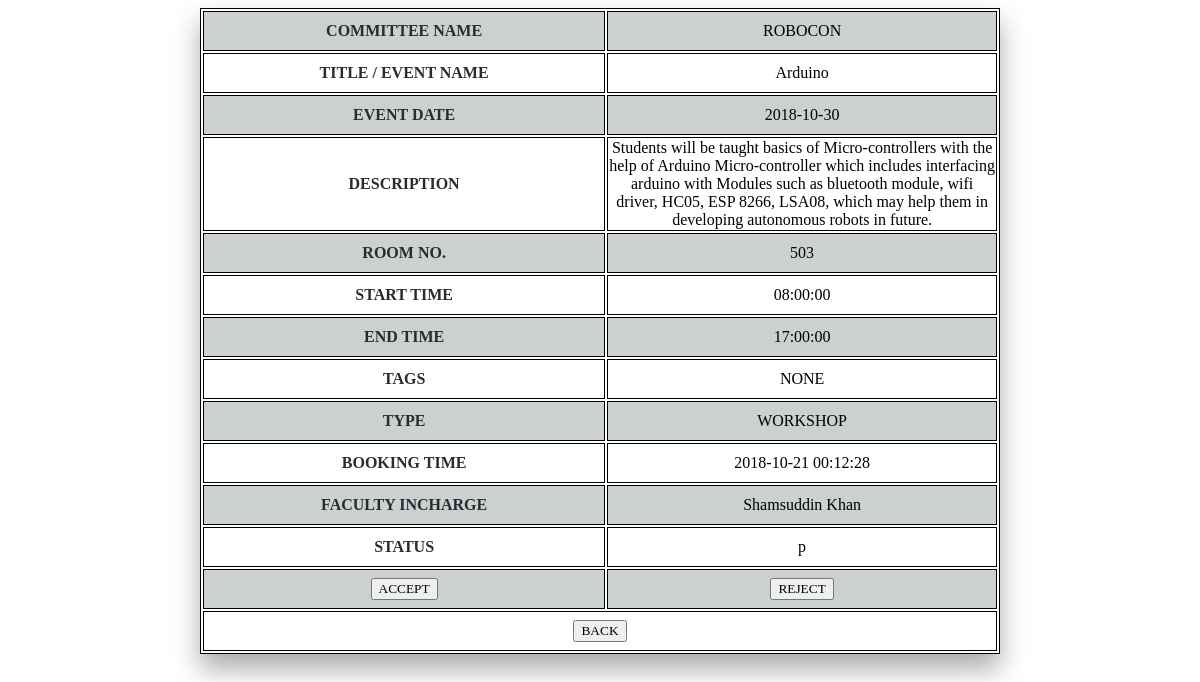
The app's page /php/user_homepage/admin_event_details.php?event_id=4 (signed in) with its own data.
### tables this page shows
CREATE TABLE `event_detail` (
  `eid` int(11) NOT NULL,
  `title` varchar(30) DEFAULT NULL,
  `description` varchar(1000) DEFAULT NULL,
  `tags` varchar(10) DEFAULT NULL,
  `type` varchar(10) DEFAULT NULL,
  `status` char(1) DEFAULT NULL,
  `uid` int(11) DEFAULT NULL,
  `room_no` varchar(10) DEFAULT NULL
);

CREATE TABLE `user` (
  `uid` int(11) NOT NULL,
  `comm_name` varchar(20) DEFAULT NULL,
  `comm_head` varchar(20) DEFAULT NULL,
  `fac_head` varchar(20) DEFAULT NULL,
  `pswd` varchar(128) DEFAULT NULL,
  `type_of_user` char(1) DEFAULT NULL
);

CREATE TABLE `booking_detail` (
  `eid` int(11) DEFAULT NULL,
  `room_no` varchar(10) DEFAULT NULL,
  `start_time` time DEFAULT NULL,
  `end_time` time DEFAULT NULL,
  `event_date` date DEFAULT NULL,
  `booking_time` datetime DEFAULT NULL
);

### data/get_tables.php (called while the page is built, shortened)
<?php
    function get_json_data($qry){
        $mysqli = new mysqli(host, db_uname, db_pswd, db_name);
        $query = $qry;
        $result = $mysqli->query($query);
            $data=array();
            while($r = mysqli_fetch_assoc($result)){
                $data[] = $r;
            }
            return json_encode($data);
    }
?>

### php/user_homepage/admin_event_details.php (the view, shortened to what this page needs)
<html>
	<head>
	</head>
<body>
	<?php
        include '../../data/get_data.php';
		$id = $_POST["event_id"];
		$eventDetails=get_table_data_query("
			select u.comm_name, e.title, b.event_date, e.description, e.room_no, b.start_time, b.end_time, e.tags, e.type, b.booking_time, u.fac_head, status
			from event_detail e,booking_detail b, user u
			    where e.eid=b.eid and e.uid=u.uid and e.eid=".$_REQUEST["event_id"].";"
		)[0];
		$alliasKeys=array(
		    "comm_name"=>"COMMITTEE NAME",
		    "booking_time"=>"BOOKING TIME",
		    "event_date"=>"EVENT DATE",
		    "start_time"=>"START TIME",
		    "end_time"=>"END TIME",
		    "description"=>"DESCRIPTION",
		    "title"=>"TITLE / EVENT NAME",
		    "tags"=>"TAGS",
		    "type"=>"TYPE",
		    "room_no"=>"ROOM NO.",
		    "eid"=>"EVENT ID",
		    "fac_head"=>"FACULTY INCHARGE",
		    "status"=>"STATUS"
		);
	?>
	<?php
		if (count($eventDetails) > 0){
			echo "<center> <form action='../update.php' method=post>
			    <table >";
			foreach ($eventDetails as $key => $value) {
				echo "
					<tr>
						<th>".$alliasKeys[$key]."</th>
						<td>".$value."</td>
					</tr>";
			}
			if(
			        get_table_data_query(
			                "select type_of_user
                                   from user
                                   where uid = ".$_SESSION["uid"].";"
                    )[0]["type_of_user"] == 'a'
            ){
			echo
			"<tr>
					<input type=\"hidden\" name=\"hide\" value=".$id.">
					<td><input name=accept type=submit value=ACCEPT></td>
					<td><input name=reject type=submit value=REJECT></td>
				</tr>";
			}
			echo "
				<tr>
					<td colspan=\"2\"><input type=\"button\" value=\"BACK\" onclick=\"window.history.back()\"></td>
				</tr>
			</table>
			</form>
			</center>";
		}
	?>
	</body>
</html>

### php/user_homepage/admin_event_details.php (style rules this page uses)
table,tr,td,th { border: 1px solid black; text-align: center; width: 800px; height: 40px; font-family:'Lobster', cursive; }
input[type="button"], input[type="submit"] { font-family:'Lobster', cursive; }
table { box-shadow: 0 15px 25px rgba(41, 44, 47, 0.4); }
th { color: #292c2f; }
tr:nth-child(odd) { background-color: #cad1d0 ; }

### records on screen
event_detail: uid.comm_name "ROBOCON", title "Arduino", booking_detail.event_date "2018-10-30", description "Students will be taught basics of Micro-controllers with the help of Arduino Micro-controller which includes interfacing arduino with Modules such as bluetooth module, wifi driver, HC05, ESP 8266, LSA08, which may help them in developing autonomous robots in future.", room_no "503", booking_detail.start_time "08:00:00", booking_detail.end_time "17:00:00", tags "NONE", type "WORKSHOP", booking_detail.booking_time "2018-10-21 00:12:28", uid.fac_head "Shamsuddin Khan", status "p"

### other values on screen
$alliasKeys[$key] "COMMITTEE NAME"
$alliasKeys[$key] "TITLE / EVENT NAME"
$alliasKeys[$key] "EVENT DATE"
$alliasKeys[$key] "DESCRIPTION"
$alliasKeys[$key] "ROOM NO."
$alliasKeys[$key] "START TIME"
$alliasKeys[$key] "END TIME"
$alliasKeys[$key] "TAGS"
$alliasKeys[$key] "TYPE"
$alliasKeys[$key] "BOOKING TIME"
$alliasKeys[$key] "FACULTY INCHARGE"
$alliasKeys[$key] "STATUS"
